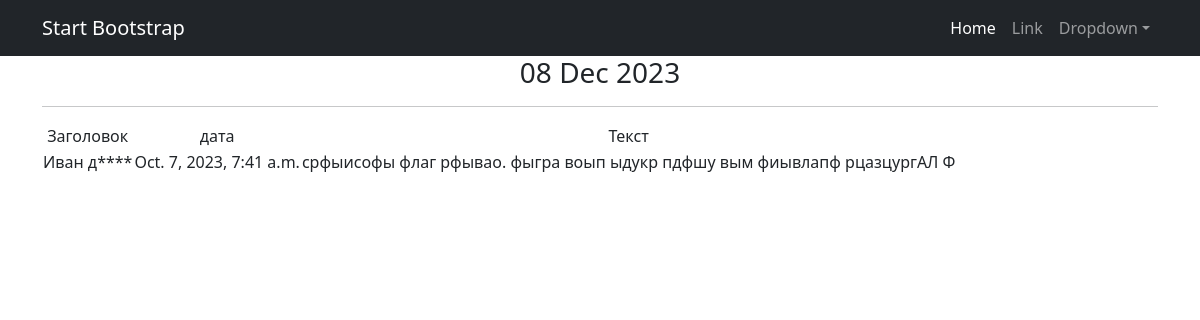
/news/5, run on the app's committed database.
### news/models.py (models this page shows, shortened)
class Post(models.Model):
    autor = models.ForeignKey(Autor, on_delete= models.CASCADE)
    article = 'ar'
    news = 'nw'
    POST = (
        (article, 'Статья'),
        (news, 'Новость')
    )
    data = models.DateTimeField(auto_now_add = True)
    st_or_nw = models.CharField(max_length=2, choices=POST,default=article)
    header_post=models.CharField(max_length=255)
    test_post = models.TextField()
    rating = models.FloatField()
    category =models.ManyToManyField(Category, through = 'PostCategory')

### news/views.py (the view)
# urls.py: path('<int:id>', Postinfo.as_view(), name='post_info'),
class Postinfo(DetailView):
    model = Post
    template_name = 'newsid.html'
    context_object_name = 'newsid'
    pk_url_kwarg = 'id'
    def get_context_data(self, **kwargs):
        context = super().get_context_data(**kwargs)
        context['time_now'] = datetime.utcnow()
        context['next_sale'] = "Распродажа в среду!"
        return context

### news/templatetags/censor.py (called while the page is built)
@register.filter()
def censor(text):
    words = text.split()  # Используем другое имя для списка слов
    censor_list = []
    for word in words:
        if word.lower() in BAD_Word:
            censor_word = word[0] + '*' * (len(word) - 1)
            censor_list.append(censor_word)
        else:
            censor_list.append(word)
    return ' '.join(censor_list)  # Склеиваем слова обратно в строку

### templates/newsid.html (shortened to what this page needs)
{% extends 'flatpages/default.html' %}
{% load censor %}
{% block content %}
   <h3>{{ time_now|date:'d M Y' }}</h3>
   <hr>
   {% if newsid %}
       <table>
           <tr>
               <td>Заголовок</td>
               <td>дата</td>
               <td>Текст</td>
           </tr>
           <tr>
               <td>{{ newsid.header_post|censor}}</td>
               <td>{{ newsid.data}}</td>
               <td>{{ newsid.test_post|censor}}</td>
           </tr>
       </table>
   {% else %}
       <h2>Товаров нет!</h2>
   {% endif %}
{% endblock content %}

### data on the page
Post: header_post|censor "Иван д****", data "Oct. 7, 2023, 7:41 a.m.", test_post|censor "срфыисофы флаг рфывао. фыгра воып ыдукр пдфшу вым фиывлапф рцазцургАЛ Ф"

### other printed values
{{ time_now|date:'d M Y' }} "08 Dec 2023"
